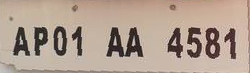
#> input picture ilp_base/AP01AA4581_00000.png, 250 x 73 px; its folder holds only this picture in this run
$ python generate_pairing.py
#> lines starting #> are read from the running program, lines starting #| are printed output that depends on the picture; after the words box and inside, x2 and y2 are one past the last pixel; in counts of white or black regions, pixels touching at a corner belong together
### generate_mapping.py
import PIL, os, random
from PIL import Image
import dataset_generation.generate_images


cwd = os.getcwd()


def expand2square(pil_img):
    width, height = pil_img.size
    if width == height:
        return pil_img
    elif width > height:
        result = Image.new(pil_img.mode, (width, width), (0,0,0))
        result.paste(pil_img, (0, (width - height) // 2))
        return result
    else:
        result = Image.new(pil_img.mode, (height, height), (0,0,0))
        result.paste(pil_img, ((height - width) // 2, 0))
        return result

def gen_plate_with_label(filename, label):
    border_type = ['rounded_border','sharp_border','no_border']
    font_file = random.choice(os.listdir(cwd + "/dataset_generation/fonts/"))
    plate_color = (255,255,255)
    type = random.choice(border_type)
    g = dataset_generation.generate_images.gen_plate(font_file = font_file, text = label, plate_color = plate_color, type = type)
    width, height = g.size
    g = expand2square(g.resize((256, int(256*height/width))))
    return g


# [11 lines that do not run on import are left out]

### dataset_generation/generate_images.py
#coding=utf-8
import PIL, cv2, os, random, sys
from PIL import ImageFont, Image, ImageDraw, ImageOps
import numpy as np

random.seed(10)
cwd = os.getcwd()
def plate_outline(w, h, t = 11, r = 11, inv_border_color = (255,255,255)):
    #https://stackoverflow.com/questions/60382952/how-to-add-a-round-border-around-an-image/60392932#60392932
    border = cv2.copyMakeBorder(np.full_like(np.zeros((h,w,3),dtype='uint8'),
    inv_border_color), t, t, t, t, borderType = cv2.BORDER_CONSTANT, value = (0,0,0))
    blur = cv2.GaussianBlur(border, (0,0), r, r)
    thresh1 = cv2.threshold(blur, 128, 255, cv2.THRESH_BINARY)[1]
    kernel = cv2.getStructuringElement(cv2.MORPH_ELLIPSE, (2*t,2*t))
    thresh2 = cv2.morphologyEx(thresh1, cv2.MORPH_ERODE, kernel, iterations=1)
    mask = thresh1 - thresh2
    mask = mask[t:h+t, t:w+t]
    inverted_image = ImageOps.invert(Image.fromarray(mask))
    return inverted_image

def rounded_border(w, h, t = 11, r = 11):
    return plate_outline(w,h,t,r)

def sharp_border(w, h, t):
    return plate_outline(w, h, t, 0.01)

def no_border(w, h):
    return plate_outline(w, h, 1, 0.01)


def col_add(l1, l2):
    c1 = l1.flatten(); c2 = l2.flatten()
    z = list(zip(list(c1), list(c2)))
    retval = []
    for i in range(len(z)):
        x, y = z[i]
        if x == 0 or y == 0:
            retval.append(0)
        elif x == 255 or y == 255:
            retval.append(255)
        else:
            retval.append(0.5*(x+y))
    retval = np.asfarray(retval)
    a, b, c = l1.shape
    retval = retval.reshape(a,b,c)
    return retval.astype('uint8')


def combine_outline(w, h, t = 11, r = 11, plate_color = (255,255,255), type = 'rounded_border'):
    im1 = Image.new(mode = "RGB", size = (w, h), color = plate_color)
    if type == 'rounded_border':
        im2 = rounded_border(w, h, t, r)
    elif type == 'sharp_border':
        im2 = sharp_border(w, h, t)
    elif type == 'no_border':
        im2 = no_border(w, h)
    im1 = np.asfarray(im1)
    im2 = np.asfarray(im2)
    return Image.fromarray(col_add(im1,im2))

def gen_plate(font_file, text, t = 11, r = 11, font_size = 150, plate_color = (255,255,255), type = 'rounded_border'):
    try :
        font = ImageFont.truetype(font_file, font_size)
    except IOError:
        font = ImageFont.truetype(cwd + '/dataset_generation/fonts/LICENSE_PLATE_USA.ttf', font_size)
    x = font.getsize(text)
    img = combine_outline(x[0] + 50,x[1] + 30, t, r, plate_color, type)
    draw = ImageDraw.Draw(img)
    draw.text((25,15), text, (0,0,0), font = font)
    return img


# [25 lines that do not run on import are left out]


### generate_pairing.py
from generate_mapping import expand2square, gen_plate_with_label
import PIL, os
from PIL import Image
import numpy as np

cwd = os.getcwd()

def create_pairing_dataset():
    artif_img = []
    orig_img = []
    for filename in os.listdir(cwd + '/ilp_base'):
        if filename.endswith('.png'):
            orig = Image.open(cwd + '/ilp_base/' + filename)
            width, height = orig.size
            orig = expand2square(orig.resize((256, int(256*height/width))))
            artif = gen_plate_with_label(filename, filename.split('_')[0])
            orig_img.append(np.asarray(orig))
            artif_img.append(np.asarray(artif))

    return [np.asarray(artif_img), np.asarray(orig_img)]

def create_np_dataset():
    artif, orig = create_pairing_dataset()
#> in create_pairing_dataset, orig is the input picture: PIL image 250x73 RGB; mean R, G, B 177.4, 158.6, 144.6
#> in expand2square, `result = Image.new(pil_img.mode, (width, width), (0,0,0))`: result: PIL image 256x256 RGB; every value is 0
#> in expand2square, `result.paste(pil_img, (0, (width - height) // 2))`:
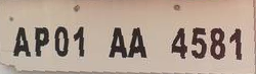
#> pil_img: PIL image 256x74 RGB; mean R, G, B 177.5, 158.7, 144.6
#> in expand2square, `result.paste(pil_img, (0, (width - height) // 2))`:
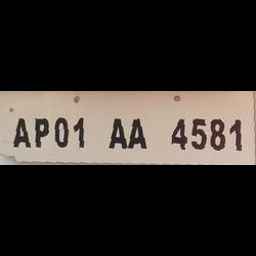
#> result: PIL image 256x256 RGB; mean R, G, B 51.3, 45.9, 41.8
#> in combine_outline, `im1 = Image.new(mode = "RGB", size = (w, h), color = plate_color)`: im1: PIL image 1025x172 RGB; every value is 255
#> in plate_outline, `inverted_image = ImageOps.invert(Image.fromarray(mask))`:
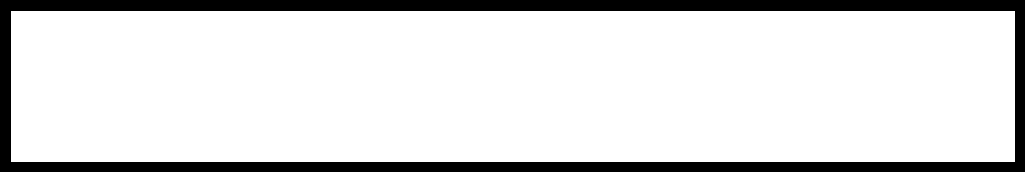
#> inverted_image: PIL image 1025x172 RGB; 86% white; 1 black region, box (x1, y1, x2, y2) and area: (0, 0, 1025, 172) 24696
#> in combine_outline, `im1 = np.asfarray(im1)`: im1: shape (172, 1025, 3) float64; every value is 255
#> in col_add, `z = list(zip(list(c1), list(c2)))`: z = 528900 items
#> in gen_plate_with_label, `g = dataset_generation.generate_images.gen_plate(font_file = font_file..`:
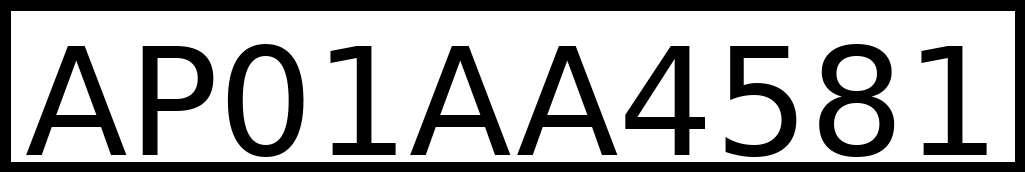
#> g: PIL image 1025x172 RGB; min 0, max 255, mean 171
#> in expand2square (call 2), `result.paste(pil_img, (0, (width - height) // 2))`:
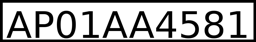
#> pil_img: PIL image 256x42 RGB; min 0, max 255, mean 171.1
#> in expand2square (call 2), `result.paste(pil_img, (0, (width - height) // 2))`:
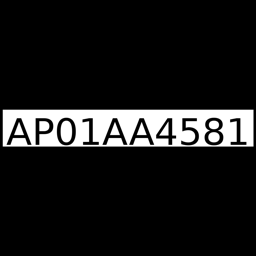
#> result: PIL image 256x256 RGB; min 0, max 255, mean 28.1
    print('Loaded: ', artif.shape, orig.shape)
#| Loaded:  (1, 256, 256, 3) (1, 256, 256, 3)
    filename = 'LP_256.npz'
    np.savez_compressed(cwd + '/np_dataset/' + filename, artif, orig)
    print('Saved dataset: ', filename)


if __name__ == '__main__':
    if not os.path.isdir('np_dataset'):
        os.mkdir('np_dataset')
    create_np_dataset()

$ run again, on ilp_base/AP07AX0048_00000.png
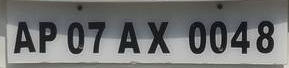
#> input picture ilp_base/AP07AX0048_00000.png, 289 x 68 px
#> in create_pairing_dataset, orig is the input picture: PIL image 289x68 RGB; mean R, G, B 112.9, 113.9, 113.1
#> inverted_image: PIL image 1021x172 RGB; 86% white; 1 black region, box (x1, y1, x2, y2) and area: (0, 0, 1021, 172) 24612
#> z = 526836 items
#> in gen_plate_with_label, `g = dataset_generation.generate_images.gen_plate(font_file = font_file..`:
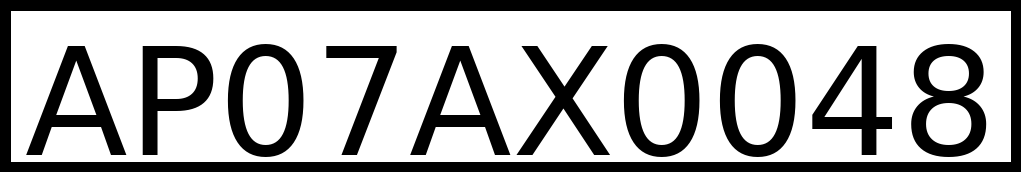
#> g: PIL image 1021x172 RGB; min 0, max 255, mean 169.1
#> pil_img: PIL image 256x43 RGB
#> in expand2square (call 2), `result.paste(pil_img, (0, (width - height) // 2))`:
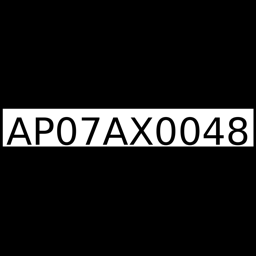
#> result: PIL image 256x256 RGB; min 0, max 255, mean 28.4
#| Loaded:  (1, 256, 256, 3) (1, 256, 256, 3)
